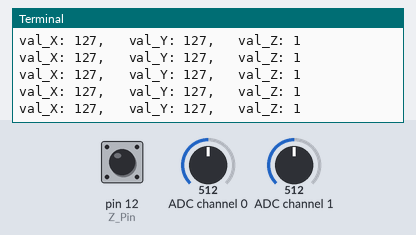
A program run on a simulated Raspberry Pi (header pin numbers). Shown: the last lines printed to the terminal. The inputs (shaded band) are chosen by the test bench; at power-on: ADC channel 0 = 512, ADC channel 1 = 512, pin 12 (Z_Pin) HIGH (analog values on the 0–1023 scale).

Above: at 1.2 s.
1.3 s: ADC channel 0 set to 716
At 2.0 s:
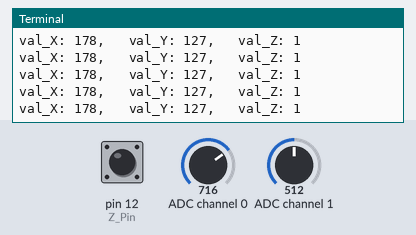
2.8 s: ADC channel 1 set to 716
At 3.3 s:
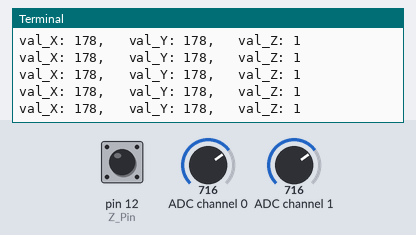
4.3 s: pin 12 (Z_Pin) pulled LOW for 0.15 s
5.9 s: ADC channel 0 set to 900
At 6.8 s:
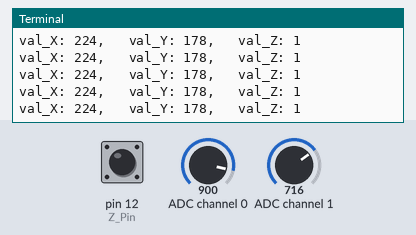
7.4 s: pin 12 (Z_Pin) pulled LOW for 1 s
At 8.2 s:
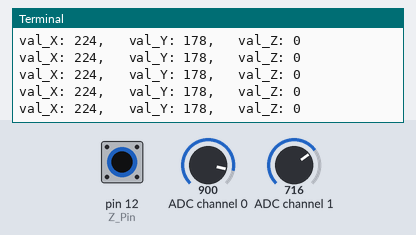
9.9 s: ADC channel 1 set to 900
At 10.4 s:
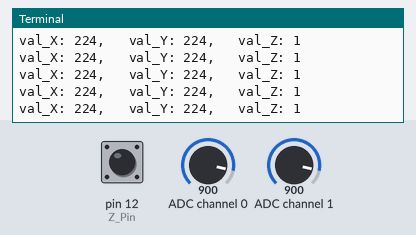
Timing chart, 0 to 12.4 s (numbered marks = the images above; inputs shaded):
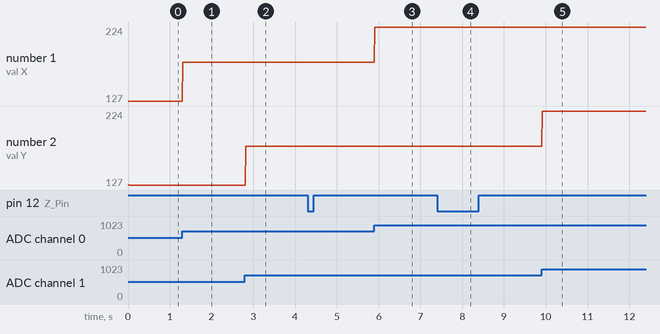

Measured:
- after the input at 1.3 s, the terminal: prints a new line at once (image 1)
- after the input at 2.8 s, the terminal: prints a new line at once (image 2)
- after the input at 5.9 s, the terminal: prints a new line at once (image 3)
- after the input at 7.4 s, the terminal: prints a new line at once (image 4)
- after the input at 9.9 s, the terminal: prints a new line at once (image 5)
- plotted number 1: 127 → 178 after the input at 1.3 s, 178 → 224 after the input at 5.9 s

The program:

joystick.py
```python
#########################################
#				Joystick				#
#########################################
# @Author: Aaron Earl					#
# 6/1/19								#
#										#
# From Freenove RPi tutorials			#
# Ch.12 Joystick						#
#										#
# Note: Circuit is the same from the	#
# last lab. AIN0 is connected to		#
# joystick VRY pin and AIN1 is			#
# connected to VRX pin.					#
#										#
# Note 2: There were several mistakes	#
# in the tutorial code. The only lines	#
# that should be in analogRead are:		#
# value =								#
# bus.read_byte_data(address, cmd + chn)#
# and return value						#
#										#
#########################################

import RPi.GPIO as GPIO
import smbus
import time

address = 0x48
bus = smbus.SMBus(1)
cmd = 0x40
Z_Pin = 12 #Define pin for Z

def analogRead(chn): #read ADC value

	value = bus.read_byte_data(address, cmd + chn)
	return value

def analogWrite(value):

	bus.write_byte_data(address, cmd, value)

def setup():

	GPIO.setmode(GPIO.BOARD)
	GPIO.setup(Z_Pin, GPIO.IN, GPIO.PUD_UP) #set Z_Pin to pull-up mode

def loop():

	while True:

		val_Z = GPIO.input(Z_Pin) #read digital value of z
		val_Y = analogRead(0) #read analog value of X and Y
		val_X = analogRead(1)

		print("val_X: %d, \tval_Y: %d, \tval_Z: %d"
		%(val_X, val_Y, val_Z))
		time.sleep(0.01)

def destroy():

	bus.close()
	GPIO.cleanup()

if __name__ == "__main__":

	print("Program is starting...")

	setup()

	try:
		loop()
	except KeyboardInterrupt:
		destroy()
```
